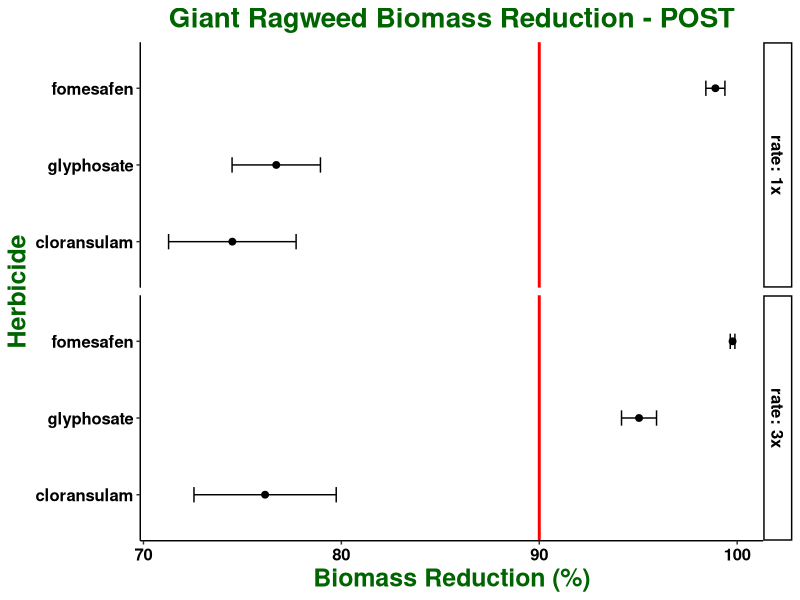

Generate this figure with R: (Note: this script raises an error after producing the figure.)
## ---- chunk 1

knitr::opts_chunk$set(echo = TRUE)
library(dplyr)
library(ggplot2)

## ---- chunk 2

giant_rag <- read.csv("All POST_Reduction.csv")

str(giant_rag)

giant_rag$run <- as.factor(giant_rag$run)

giant_rag$pop <- as.factor(giant_rag$pop)

giant_rag$herb <- as.factor(giant_rag$herb)

giant_rag$rate <- as.factor(giant_rag$rate)

giant_rag$rep <- as.factor(giant_rag$rep)

str(giant_rag)

## ---- chunk 3

summary <- giant_rag %>% 
  group_by(herb,rate) %>% 
  summarise(n = sum(!is.na(bio_red)), 
            mean = mean(bio_red, na.rm = TRUE), 
            sd = sd(bio_red, na.rm = TRUE),
            se = sd / sqrt(n),
            CI = qnorm(1- 0.05/2) * se)

summary
            
## ---- chunk 4

ggplot(summary, aes(x = mean*100, y = reorder(herb, mean))) + 
  geom_point(size = 2) + 
  geom_vline(xintercept = 90, size = 1, colour = "red") +
  geom_errorbar(aes(xmin = (mean*100) - (se*100), xmax = (mean*100) + (se*100), width = 0.2)) + 
  facet_grid(rate ~ ., labeller = label_both) +
  labs(title = "Giant Ragweed Biomass Reduction - POST", x = "Biomass Reduction (%)", y = "Herbicide") + 
  theme_classic() + 
  theme (plot.title = element_text(face = "bold", hjust = 0.5, size = 20, colour = "darkgreen"), 
         axis.title = element_text(face = "bold", size = 18, colour = "darkgreen"), 
         axis.text = element_text(face = "bold", size = 12, colour = "black"),
         strip.text = element_text(face = "bold", size = 12, colour = "black")) +
  ggsave("RAW_ALL POP.jpeg", units="in", width=8, height=5, dpi=600)

